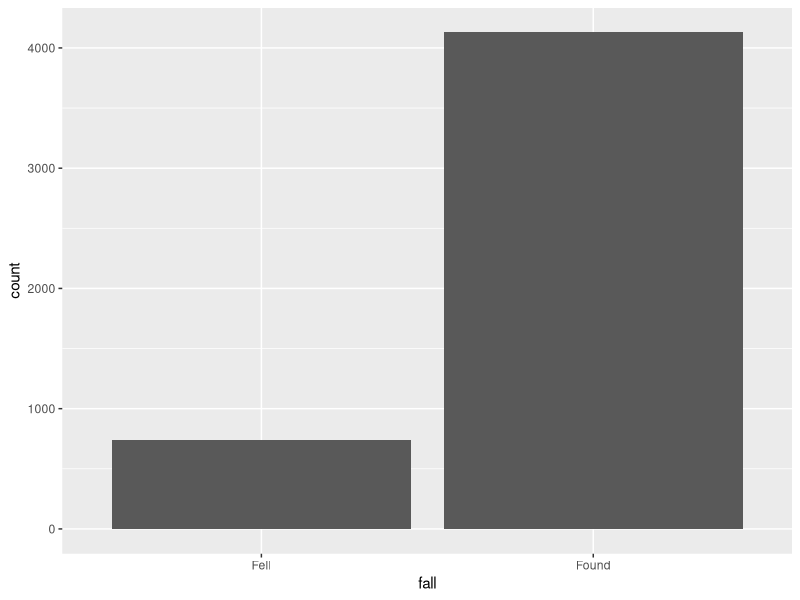
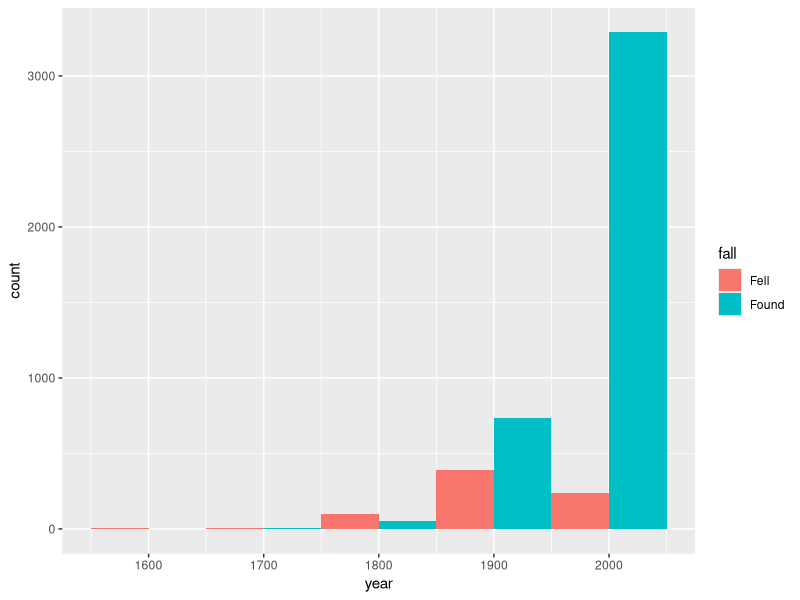

Write the R code that produced these figures, in order.
## ---- chunk 1
library(tidyverse)
meteorites <- read_csv("data/meteorites_landings_clean.csv")
## ---- chunk 2
meteorites %>% 
  ggplot()+
  aes(x = fall)+
  geom_bar()
## ---- chunk 3
meteorites %>% 
  ggplot()+
  aes(x = year, fill = fall)+
  geom_histogram(binwidth = 100, position=position_dodge())
